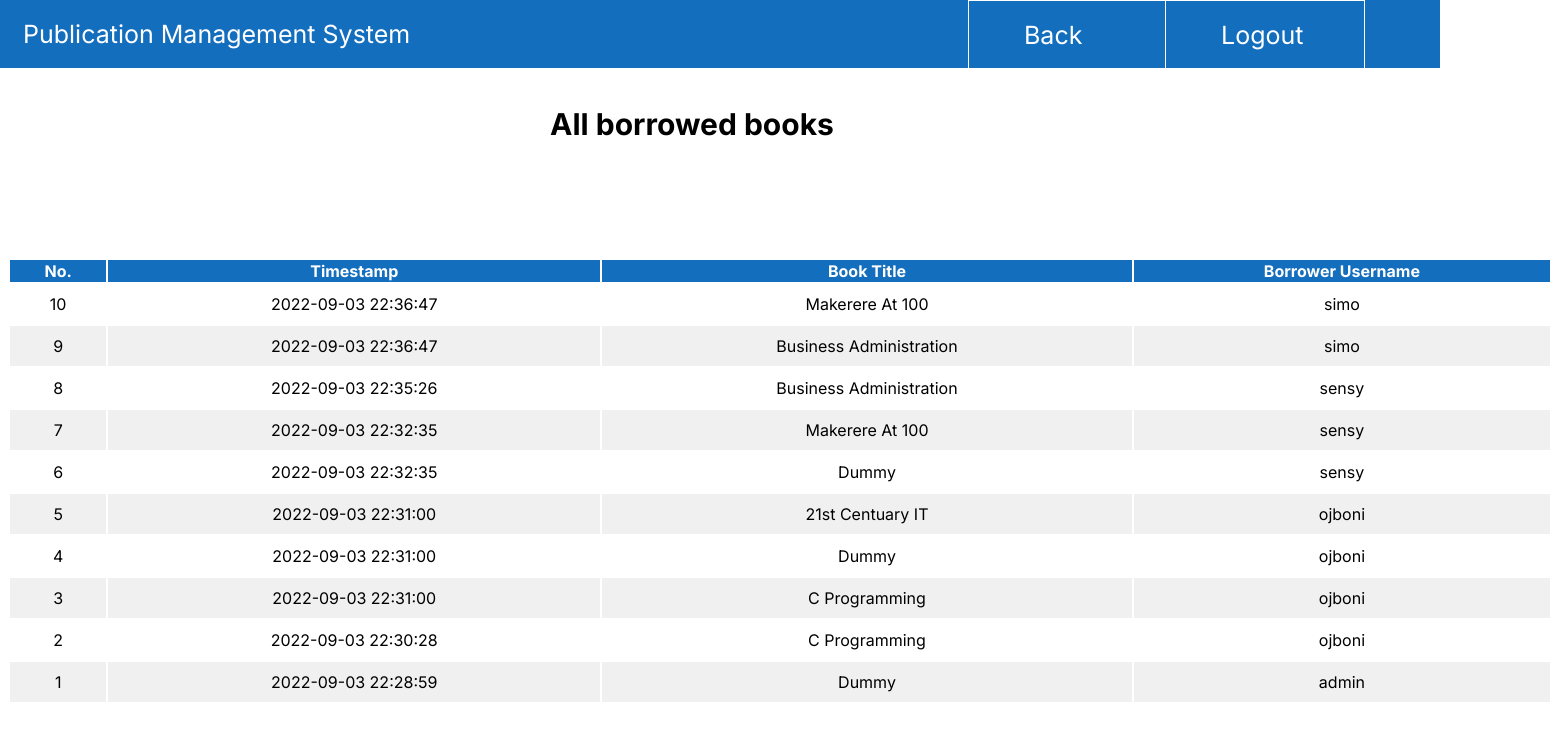
Before: /report.php (signed in) with the older database file.
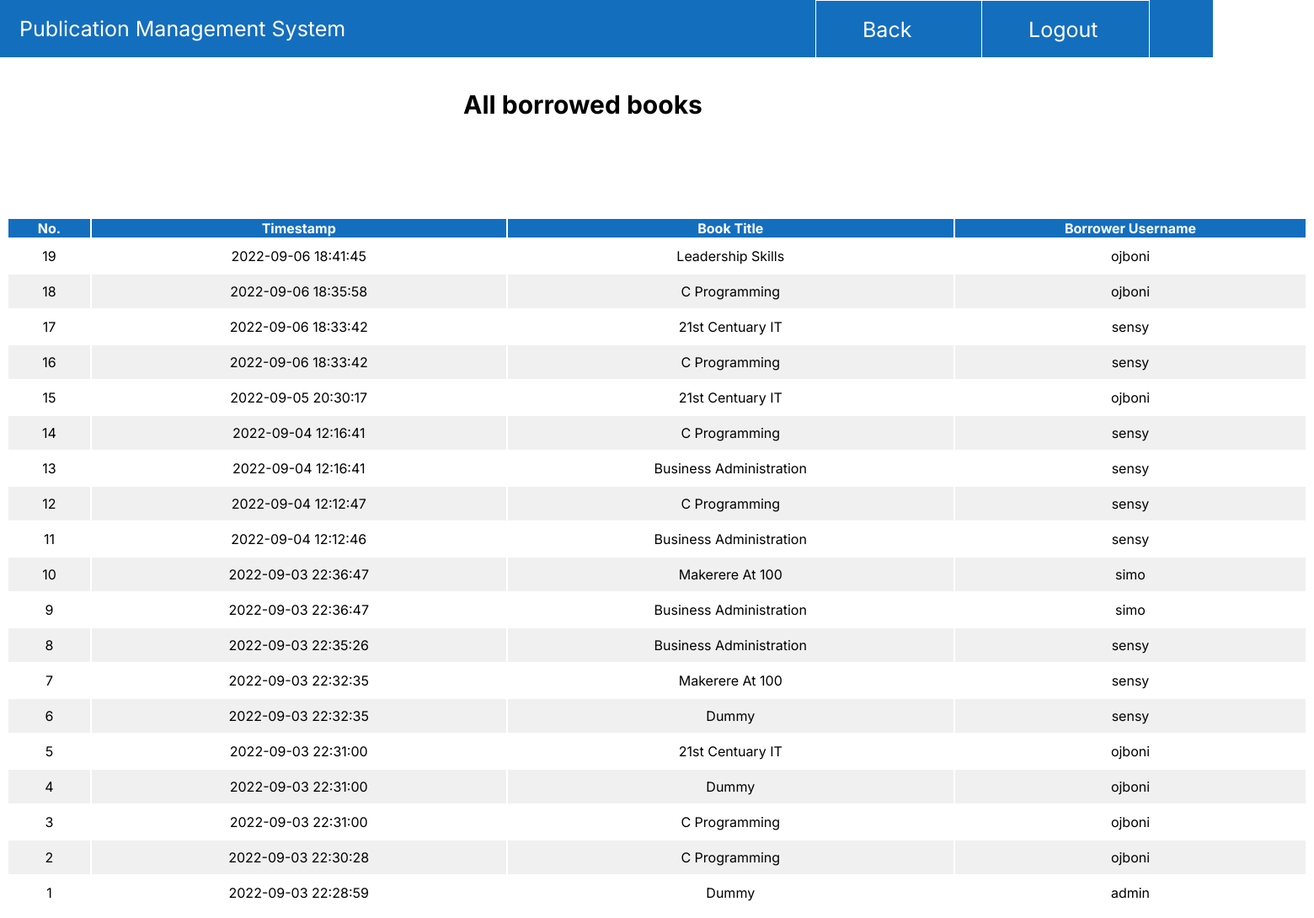
After: the same page with the newer database file.
### tables this page shows
CREATE TABLE IF NOT EXISTS `borrows` (
  `id` int(25) NOT NULL AUTO_INCREMENT,
  `timestamp` timestamp NOT NULL DEFAULT current_timestamp(),
  `title` varchar(25) NOT NULL,
  `username` varchar(25) NOT NULL,
  PRIMARY KEY (`id`)
);

### report.php (the view, shortened to what this page needs)
<?php
include 'conn.php';
$sql = "SELECT * from borrows order by id desc";
$result=$conn->prepare($sql);
$result->execute();
?>
<!DOCTYPE html>
<html lang="en">
<head>
    <link rel="stylesheet" href="borrowed.css">
</head>
<body>
    <body>
        <div class="borrowedContainer">
            <ul>
                <a href="index.php">
                    <li class="mainTitleReport">Publication Management System</li>
                </a>
                <div class="linkBox1">
                    <a href="admin.php">
                        <li class="linkText1">Back</li>
                    </a>
                </div>
                <div class="linkBox2">
                    <a href="logout.php">
                        <li class="linkText2">Logout</li>
                    </a>
            </ul>
        </div>
        <h1>All borrowed books</h1>
        <table class="reportTable">
            <thead>
                <tr>
                    <th>No.</th>
                    <th>Timestamp</th>
                    <th>Book Title</th>
                    <th>Borrower Username</th>
                </tr>
            </thead>
            <tbody>
                <?php while ($list=$result->fetch(PDO::FETCH_ASSOC)) { ?>
                <tr>
                    <td>
                        <?php echo $list['id']; ?>
                    </td>
                    <td>
                        <?php echo $list['timestamp']; ?>
                    </td>
                    <td>
                        <?php echo $list['title']; ?>
                    </td>
                    <td>
                        <?php echo $list['username']; ?>
                    </td>
                </tr>
                <?php } ?>
            </tbody>
        </table>
    </body>
</html>

### borrowed.css (style rules this page uses)
a { text-decoration: none; }
body { overflow-y: hidden; overflow-x: hidden; }
.borrowedContainer { position: absolute; width: 1440px; height: 68px; left: 0px; top: 0px; background: #146EBE; }
.mainTitleReport { list-style-type: none; position: absolute; width: 400px; height: 54px; left: 23px; top: 7px; font-family: 'Inter'; font-style: normal; font-weight: 400; font-size: 25px; line-height: 54px; color: #FFFFFF; }
.linkBox1 { box-sizing: border-box; position: absolute; width: 200px; height: 69px; left: 968px; top: 0px; background: #146EBE; border: 1px solid #FFFFFF; }
.linkText1 { list-style-type: none; width: 132px; height: 39px; left: 1113px; top: 27px; padding-left: 55px; padding-top: 15px; font-family: 'Inter'; font-style: normal; font-weight: 400; font-size: 25px; line-height: 39px; color: #FFFFFF; }
.linkBox2 { box-sizing: border-box; position: absolute; width: 200px; height: 69px; left: 1165px; top: 0px; background: #146EBE; border: 1px solid #FFFFFF; }
.linkText2 { list-style-type: none; width: 87px; height: 39px; left: 1355px; top: 27px; padding-left: 55px; padding-top: 15px; font-family: 'Inter'; font-style: normal; font-weight: 400; font-size: 25px; line-height: 39px; color: #FFFFFF; }
h1 { position: absolute; width: 1052px; height: 48px; left: 500px; top: 80px; padding-left: 50px; font-family: 'Inter'; font-style: normal; font-weight: 700; font-size: 30px; line-height: 48px; color: #000000; }
.reportTable { padding-top: 250px; width: 100%; font-family: 'Inter'; }
td { padding: 10px; text-align: center; }
tr:nth-child(even) { background-color: #F0F0F0; }
th { background-color: #146EBE; color: white; }

Changed rows visible on the page:
added borrows: id "19", timestamp "2022-09-06 18:41:45", title "Leadership Skills", username "ojboni"
added borrows: id "18", timestamp "2022-09-06 18:35:58", title "C Programming", username "ojboni"
added borrows: id "17", timestamp "2022-09-06 18:33:42", title "21st Centuary IT", username "sensy"
added borrows: id "16", timestamp "2022-09-06 18:33:42", title "C Programming", username "sensy"
added borrows: id "15", timestamp "2022-09-05 20:30:17", title "21st Centuary IT", username "ojboni"
added borrows: id "14", timestamp "2022-09-04 12:16:41", title "C Programming", username "sensy"
added borrows: id "13", timestamp "2022-09-04 12:16:41", title "Business Administration", username "sensy"
added borrows: id "12", timestamp "2022-09-04 12:12:47", title "C Programming", username "sensy"
added borrows: id "11", timestamp "2022-09-04 12:12:46", title "Business Administration", username "sensy"
